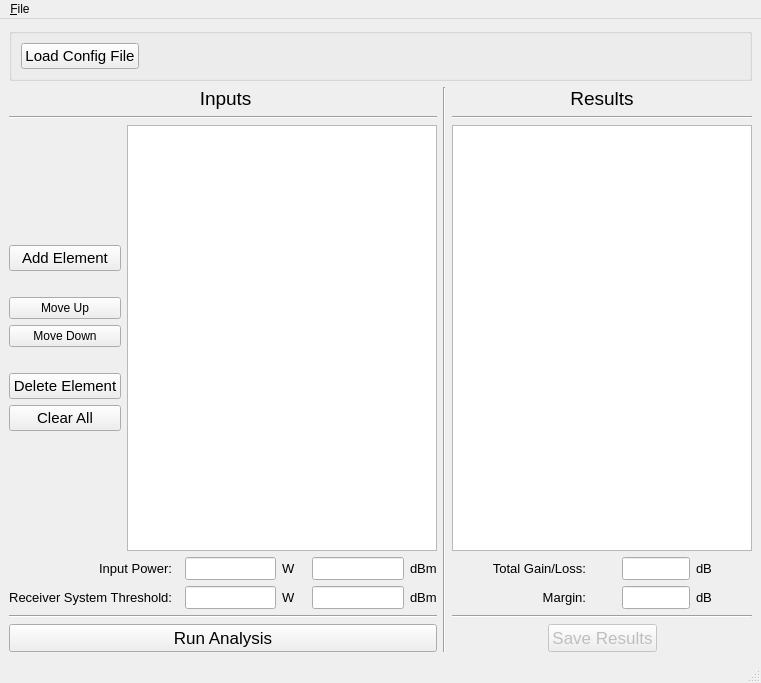
<?xml version="1.0" encoding="UTF-8"?>
<ui version="4.0">
 <class>MainWindow</class>
 <widget class="QMainWindow" name="MainWindow">
  <property name="geometry">
   <rect>
    <x>0</x>
    <y>0</y>
    <width>761</width>
    <height>683</height>
   </rect>
  </property>
  <property name="windowTitle">
   <string>MainWindow</string>
  </property>
  <widget class="QWidget" name="centralwidget">
   <layout class="QVBoxLayout" name="verticalLayout">
    <item>
     <widget class="QGroupBox" name="groupBox">
      <property name="sizePolicy">
       <sizepolicy hsizetype="Preferred" vsizetype="Preferred">
        <horstretch>0</horstretch>
        <verstretch>0</verstretch>
       </sizepolicy>
      </property>
      <property name="title">
       <string/>
      </property>
      <layout class="QFormLayout" name="formLayout">
       <item row="0" column="0">
        <widget class="QPushButton" name="btn_load_config">
         <property name="font">
          <font>
           <pointsize>11</pointsize>
          </font>
         </property>
         <property name="toolTip">
          <string>(optional) Load pre-configured link budget from YAML file</string>
         </property>
         <property name="text">
          <string>Load Config File</string>
         </property>
        </widget>
       </item>
       <item row="0" column="1">
        <widget class="QLabel" name="lbl_config_file">
         <property name="text">
          <string/>
         </property>
        </widget>
       </item>
      </layout>
     </widget>
    </item>
    <item>
     <layout class="QGridLayout" name="gridLayout">
      <item row="5" column="3">
       <layout class="QHBoxLayout" name="horizontalLayout_2">
        <item>
         <spacer name="horizontalSpacer">
          <property name="orientation">
           <enum>Qt::Horizontal</enum>
          </property>
          <property name="sizeHint" stdset="0">
           <size>
            <width>40</width>
            <height>20</height>
           </size>
          </property>
         </spacer>
        </item>
        <item>
         <widget class="QPushButton" name="btn_save_results">
          <property name="enabled">
           <bool>false</bool>
          </property>
          <property name="font">
           <font>
            <pointsize>13</pointsize>
           </font>
          </property>
          <property name="text">
           <string>Save Results</string>
          </property>
         </widget>
        </item>
        <item>
         <spacer name="horizontalSpacer_2">
          <property name="orientation">
           <enum>Qt::Horizontal</enum>
          </property>
          <property name="sizeHint" stdset="0">
           <size>
            <width>40</width>
            <height>20</height>
           </size>
          </property>
         </spacer>
        </item>
       </layout>
      </item>
      <item row="2" column="3">
       <widget class="QTableWidget" name="tbl_results">
        <property name="sizePolicy">
         <sizepolicy hsizetype="MinimumExpanding" vsizetype="Expanding">
          <horstretch>0</horstretch>
          <verstretch>0</verstretch>
         </sizepolicy>
        </property>
        <property name="minimumSize">
         <size>
          <width>300</width>
          <height>0</height>
         </size>
        </property>
        <property name="selectionMode">
         <enum>QAbstractItemView::ContiguousSelection</enum>
        </property>
       </widget>
      </item>
      <item row="0" column="0" colspan="2">
       <widget class="QLabel" name="lbl_elements">
        <property name="sizePolicy">
         <sizepolicy hsizetype="Preferred" vsizetype="Preferred">
          <horstretch>0</horstretch>
          <verstretch>0</verstretch>
         </sizepolicy>
        </property>
        <property name="minimumSize">
         <size>
          <width>0</width>
          <height>0</height>
         </size>
        </property>
        <property name="font">
         <font>
          <pointsize>14</pointsize>
         </font>
        </property>
        <property name="text">
         <string> Inputs</string>
        </property>
        <property name="alignment">
         <set>Qt::AlignCenter</set>
        </property>
       </widget>
      </item>
      <item row="3" column="0" colspan="2">
       <layout class="QGridLayout" name="gridLayout_3">
        <item row="1" column="5">
         <widget class="QLineEdit" name="txt_threshold_dbm">
          <property name="font">
           <font>
            <pointsize>10</pointsize>
           </font>
          </property>
          <property name="inputMask">
           <string/>
          </property>
         </widget>
        </item>
        <item row="0" column="0">
         <widget class="QLabel" name="label_3">
          <property name="font">
           <font>
            <pointsize>10</pointsize>
           </font>
          </property>
          <property name="text">
           <string>Input Power:</string>
          </property>
          <property name="alignment">
           <set>Qt::AlignRight|Qt::AlignTrailing|Qt::AlignVCenter</set>
          </property>
          <property name="buddy">
           <cstring>txt_in_power_W</cstring>
          </property>
         </widget>
        </item>
        <item row="1" column="3">
         <widget class="QLabel" name="label_8">
          <property name="font">
           <font>
            <pointsize>10</pointsize>
           </font>
          </property>
          <property name="text">
           <string>W</string>
          </property>
         </widget>
        </item>
        <item row="0" column="3">
         <widget class="QLabel" name="label_7">
          <property name="font">
           <font>
            <pointsize>10</pointsize>
           </font>
          </property>
          <property name="text">
           <string>W</string>
          </property>
         </widget>
        </item>
        <item row="0" column="4" rowspan="2">
         <spacer name="horizontalSpacer_3">
          <property name="orientation">
           <enum>Qt::Horizontal</enum>
          </property>
          <property name="sizeType">
           <enum>QSizePolicy::MinimumExpanding</enum>
          </property>
          <property name="sizeHint" stdset="0">
           <size>
            <width>10</width>
            <height>20</height>
           </size>
          </property>
         </spacer>
        </item>
        <item row="1" column="0">
         <widget class="QLabel" name="label_5">
          <property name="font">
           <font>
            <pointsize>10</pointsize>
           </font>
          </property>
          <property name="text">
           <string>Receiver System Threshold:</string>
          </property>
          <property name="alignment">
           <set>Qt::AlignRight|Qt::AlignTrailing|Qt::AlignVCenter</set>
          </property>
          <property name="wordWrap">
           <bool>false</bool>
          </property>
          <property name="buddy">
           <cstring>txt_threshold_W</cstring>
          </property>
         </widget>
        </item>
        <item row="0" column="6">
         <widget class="QLabel" name="label_9">
          <property name="font">
           <font>
            <pointsize>10</pointsize>
           </font>
          </property>
          <property name="text">
           <string>dBm</string>
          </property>
         </widget>
        </item>
        <item row="1" column="6">
         <widget class="QLabel" name="label_10">
          <property name="font">
           <font>
            <pointsize>10</pointsize>
           </font>
          </property>
          <property name="text">
           <string>dBm</string>
          </property>
         </widget>
        </item>
        <item row="0" column="2">
         <widget class="QLineEdit" name="txt_in_power_W">
          <property name="sizePolicy">
           <sizepolicy hsizetype="MinimumExpanding" vsizetype="Fixed">
            <horstretch>0</horstretch>
            <verstretch>0</verstretch>
           </sizepolicy>
          </property>
          <property name="minimumSize">
           <size>
            <width>80</width>
            <height>0</height>
           </size>
          </property>
          <property name="font">
           <font>
            <pointsize>10</pointsize>
           </font>
          </property>
          <property name="inputMask">
           <string/>
          </property>
          <property name="text">
           <string/>
          </property>
          <property name="clearButtonEnabled">
           <bool>false</bool>
          </property>
         </widget>
        </item>
        <item row="0" column="5">
         <widget class="QLineEdit" name="txt_in_power_dbm">
          <property name="sizePolicy">
           <sizepolicy hsizetype="MinimumExpanding" vsizetype="Fixed">
            <horstretch>0</horstretch>
            <verstretch>0</verstretch>
           </sizepolicy>
          </property>
          <property name="minimumSize">
           <size>
            <width>50</width>
            <height>0</height>
           </size>
          </property>
          <property name="font">
           <font>
            <pointsize>10</pointsize>
           </font>
          </property>
         </widget>
        </item>
        <item row="1" column="2">
         <widget class="QLineEdit" name="txt_threshold_W">
          <property name="font">
           <font>
            <pointsize>10</pointsize>
           </font>
          </property>
          <property name="clearButtonEnabled">
           <bool>false</bool>
          </property>
         </widget>
        </item>
        <item row="0" column="1" rowspan="2">
         <spacer name="horizontalSpacer_7">
          <property name="orientation">
           <enum>Qt::Horizontal</enum>
          </property>
          <property name="sizeHint" stdset="0">
           <size>
            <width>40</width>
            <height>20</height>
           </size>
          </property>
         </spacer>
        </item>
       </layout>
      </item>
      <item row="1" column="3">
       <widget class="Line" name="line_4">
        <property name="orientation">
         <enum>Qt::Horizontal</enum>
        </property>
       </widget>
      </item>
      <item row="4" column="3">
       <widget class="Line" name="line_5">
        <property name="orientation">
         <enum>Qt::Horizontal</enum>
        </property>
       </widget>
      </item>
      <item row="2" column="1">
       <widget class="QTableWidget" name="tbl_elements">
        <property name="sizePolicy">
         <sizepolicy hsizetype="MinimumExpanding" vsizetype="Expanding">
          <horstretch>0</horstretch>
          <verstretch>0</verstretch>
         </sizepolicy>
        </property>
        <property name="minimumSize">
         <size>
          <width>300</width>
          <height>0</height>
         </size>
        </property>
        <property name="editTriggers">
         <set>QAbstractItemView::AnyKeyPressed|QAbstractItemView::DoubleClicked|QAbstractItemView::EditKeyPressed</set>
        </property>
        <property name="dragEnabled">
         <bool>true</bool>
        </property>
        <property name="dragDropOverwriteMode">
         <bool>false</bool>
        </property>
        <property name="alternatingRowColors">
         <bool>false</bool>
        </property>
        <property name="selectionMode">
         <enum>QAbstractItemView::SingleSelection</enum>
        </property>
        <attribute name="horizontalHeaderStretchLastSection">
         <bool>false</bool>
        </attribute>
        <attribute name="verticalHeaderStretchLastSection">
         <bool>false</bool>
        </attribute>
       </widget>
      </item>
      <item row="2" column="0">
       <layout class="QVBoxLayout" name="verticalLayout_2">
        <item>
         <spacer name="verticalSpacer">
          <property name="orientation">
           <enum>Qt::Vertical</enum>
          </property>
          <property name="sizeHint" stdset="0">
           <size>
            <width>20</width>
            <height>40</height>
           </size>
          </property>
         </spacer>
        </item>
        <item>
         <widget class="QPushButton" name="btn_add_element">
          <property name="font">
           <font>
            <pointsize>11</pointsize>
           </font>
          </property>
          <property name="toolTip">
           <string>asdfasdfasdf</string>
          </property>
          <property name="text">
           <string>Add Element</string>
          </property>
         </widget>
        </item>
        <item>
         <spacer name="verticalSpacer_4">
          <property name="orientation">
           <enum>Qt::Vertical</enum>
          </property>
          <property name="sizeType">
           <enum>QSizePolicy::Minimum</enum>
          </property>
          <property name="sizeHint" stdset="0">
           <size>
            <width>20</width>
            <height>20</height>
           </size>
          </property>
         </spacer>
        </item>
        <item>
         <widget class="QPushButton" name="btn_mv_up">
          <property name="text">
           <string>Move Up</string>
          </property>
         </widget>
        </item>
        <item>
         <widget class="QPushButton" name="btn_mv_dwn">
          <property name="text">
           <string>Move Down</string>
          </property>
         </widget>
        </item>
        <item>
         <spacer name="verticalSpacer_3">
          <property name="orientation">
           <enum>Qt::Vertical</enum>
          </property>
          <property name="sizeType">
           <enum>QSizePolicy::Minimum</enum>
          </property>
          <property name="sizeHint" stdset="0">
           <size>
            <width>20</width>
            <height>20</height>
           </size>
          </property>
         </spacer>
        </item>
        <item>
         <widget class="QPushButton" name="btn_delete_element">
          <property name="font">
           <font>
            <pointsize>11</pointsize>
           </font>
          </property>
          <property name="text">
           <string>Delete Element</string>
          </property>
         </widget>
        </item>
        <item>
         <widget class="QPushButton" name="btn_clear_all">
          <property name="font">
           <font>
            <pointsize>11</pointsize>
           </font>
          </property>
          <property name="text">
           <string>Clear All</string>
          </property>
         </widget>
        </item>
        <item>
         <spacer name="verticalSpacer_2">
          <property name="orientation">
           <enum>Qt::Vertical</enum>
          </property>
          <property name="sizeHint" stdset="0">
           <size>
            <width>20</width>
            <height>40</height>
           </size>
          </property>
         </spacer>
        </item>
       </layout>
      </item>
      <item row="1" column="0" colspan="2">
       <widget class="Line" name="line">
        <property name="orientation">
         <enum>Qt::Horizontal</enum>
        </property>
       </widget>
      </item>
      <item row="4" column="0" colspan="2">
       <widget class="Line" name="line_2">
        <property name="orientation">
         <enum>Qt::Horizontal</enum>
        </property>
       </widget>
      </item>
      <item row="0" column="3">
       <widget class="QLabel" name="lbl_results">
        <property name="sizePolicy">
         <sizepolicy hsizetype="Preferred" vsizetype="Preferred">
          <horstretch>0</horstretch>
          <verstretch>0</verstretch>
         </sizepolicy>
        </property>
        <property name="minimumSize">
         <size>
          <width>0</width>
          <height>0</height>
         </size>
        </property>
        <property name="font">
         <font>
          <pointsize>14</pointsize>
         </font>
        </property>
        <property name="text">
         <string>Results</string>
        </property>
        <property name="alignment">
         <set>Qt::AlignCenter</set>
        </property>
       </widget>
      </item>
      <item row="3" column="3">
       <layout class="QGridLayout" name="gridLayout_2">
        <item row="0" column="4">
         <widget class="QLabel" name="label_2">
          <property name="font">
           <font>
            <pointsize>10</pointsize>
           </font>
          </property>
          <property name="text">
           <string>dB</string>
          </property>
          <property name="buddy">
           <cstring>txt_total</cstring>
          </property>
         </widget>
        </item>
        <item row="0" column="0" rowspan="2">
         <spacer name="horizontalSpacer_5">
          <property name="orientation">
           <enum>Qt::Horizontal</enum>
          </property>
          <property name="sizeType">
           <enum>QSizePolicy::MinimumExpanding</enum>
          </property>
          <property name="sizeHint" stdset="0">
           <size>
            <width>40</width>
            <height>20</height>
           </size>
          </property>
         </spacer>
        </item>
        <item row="0" column="3">
         <widget class="QLineEdit" name="txt_total">
          <property name="font">
           <font>
            <pointsize>10</pointsize>
            <weight>50</weight>
            <bold>false</bold>
           </font>
          </property>
          <property name="alignment">
           <set>Qt::AlignRight|Qt::AlignTrailing|Qt::AlignVCenter</set>
          </property>
          <property name="readOnly">
           <bool>true</bool>
          </property>
         </widget>
        </item>
        <item row="1" column="4">
         <widget class="QLabel" name="label_6">
          <property name="font">
           <font>
            <pointsize>10</pointsize>
           </font>
          </property>
          <property name="text">
           <string>dB</string>
          </property>
          <property name="buddy">
           <cstring>txt_margin</cstring>
          </property>
         </widget>
        </item>
        <item row="0" column="2" rowspan="2">
         <spacer name="horizontalSpacer_4">
          <property name="orientation">
           <enum>Qt::Horizontal</enum>
          </property>
          <property name="sizeType">
           <enum>QSizePolicy::MinimumExpanding</enum>
          </property>
          <property name="sizeHint" stdset="0">
           <size>
            <width>30</width>
            <height>20</height>
           </size>
          </property>
         </spacer>
        </item>
        <item row="1" column="1">
         <widget class="QLabel" name="label_4">
          <property name="font">
           <font>
            <pointsize>10</pointsize>
           </font>
          </property>
          <property name="text">
           <string>Margin:</string>
          </property>
          <property name="alignment">
           <set>Qt::AlignRight|Qt::AlignTrailing|Qt::AlignVCenter</set>
          </property>
          <property name="buddy">
           <cstring>txt_margin</cstring>
          </property>
         </widget>
        </item>
        <item row="1" column="3">
         <widget class="QLineEdit" name="txt_margin">
          <property name="font">
           <font>
            <pointsize>10</pointsize>
           </font>
          </property>
          <property name="alignment">
           <set>Qt::AlignRight|Qt::AlignTrailing|Qt::AlignVCenter</set>
          </property>
          <property name="readOnly">
           <bool>true</bool>
          </property>
         </widget>
        </item>
        <item row="0" column="1">
         <widget class="QLabel" name="label">
          <property name="font">
           <font>
            <pointsize>10</pointsize>
           </font>
          </property>
          <property name="text">
           <string>Total Gain/Loss:</string>
          </property>
          <property name="alignment">
           <set>Qt::AlignRight|Qt::AlignTrailing|Qt::AlignVCenter</set>
          </property>
          <property name="buddy">
           <cstring>txt_total</cstring>
          </property>
         </widget>
        </item>
        <item row="0" column="5" rowspan="2">
         <spacer name="horizontalSpacer_6">
          <property name="orientation">
           <enum>Qt::Horizontal</enum>
          </property>
          <property name="sizeType">
           <enum>QSizePolicy::MinimumExpanding</enum>
          </property>
          <property name="sizeHint" stdset="0">
           <size>
            <width>40</width>
            <height>20</height>
           </size>
          </property>
         </spacer>
        </item>
       </layout>
      </item>
      <item row="5" column="0" colspan="2">
       <widget class="QPushButton" name="btn_run_process">
        <property name="minimumSize">
         <size>
          <width>200</width>
          <height>0</height>
         </size>
        </property>
        <property name="font">
         <font>
          <pointsize>13</pointsize>
         </font>
        </property>
        <property name="text">
         <string>Run Analysis</string>
        </property>
       </widget>
      </item>
      <item row="0" column="2" rowspan="6">
       <widget class="Line" name="line_3">
        <property name="orientation">
         <enum>Qt::Vertical</enum>
        </property>
       </widget>
      </item>
     </layout>
    </item>
   </layout>
  </widget>
  <widget class="QMenuBar" name="menubar">
   <property name="geometry">
    <rect>
     <x>0</x>
     <y>0</y>
     <width>761</width>
     <height>21</height>
    </rect>
   </property>
   <widget class="QMenu" name="menu_File">
    <property name="title">
     <string>&amp;File</string>
    </property>
    <addaction name="action_New"/>
    <addaction name="action_Open"/>
    <addaction name="separator"/>
    <addaction name="action_Save"/>
    <addaction name="separator"/>
    <addaction name="actionExit"/>
   </widget>
   <addaction name="menu_File"/>
  </widget>
  <widget class="QStatusBar" name="statusbar"/>
  <action name="action_New">
   <property name="text">
    <string>&amp;New</string>
   </property>
   <property name="shortcut">
    <string>Ctrl+N</string>
   </property>
  </action>
  <action name="action_Open">
   <property name="text">
    <string>&amp;Open</string>
   </property>
   <property name="shortcut">
    <string>Ctrl+O</string>
   </property>
  </action>
  <action name="actionOpen_Recent">
   <property name="text">
    <string>Open &amp;Recent</string>
   </property>
  </action>
  <action name="action_Save">
   <property name="text">
    <string>&amp;Save Input Config</string>
   </property>
   <property name="shortcut">
    <string>Ctrl+S</string>
   </property>
  </action>
  <action name="actionExit">
   <property name="text">
    <string>&amp;Exit</string>
   </property>
   <property name="shortcut">
    <string>Ctrl+Q</string>
   </property>
  </action>
  <action name="actionSave_Results">
   <property name="text">
    <string>Save Results</string>
   </property>
  </action>
 </widget>
 <tabstops>
  <tabstop>btn_load_config</tabstop>
  <tabstop>btn_add_element</tabstop>
  <tabstop>btn_delete_element</tabstop>
  <tabstop>btn_clear_all</tabstop>
  <tabstop>txt_in_power_W</tabstop>
  <tabstop>txt_threshold_dbm</tabstop>
  <tabstop>btn_run_process</tabstop>
  <tabstop>btn_save_results</tabstop>
  <tabstop>txt_total</tabstop>
  <tabstop>txt_margin</tabstop>
  <tabstop>tbl_elements</tabstop>
  <tabstop>tbl_results</tabstop>
  <tabstop>txt_in_power_dbm</tabstop>
  <tabstop>txt_threshold_W</tabstop>
 </tabstops>
 <resources/>
 <connections>
  <connection>
   <sender>btn_load_config</sender>
   <signal>clicked()</signal>
   <receiver>MainWindow</receiver>
   <slot>open_config_clicked()</slot>
   <hints>
    <hint type="sourcelabel">
     <x>32</x>
     <y>52</y>
    </hint>
    <hint type="destinationlabel">
     <x>130</x>
     <y>0</y>
    </hint>
   </hints>
  </connection>
  <connection>
   <sender>action_Open</sender>
   <signal>triggered()</signal>
   <receiver>MainWindow</receiver>
   <slot>open_config_clicked()</slot>
   <hints>
    <hint type="sourcelabel">
     <x>-1</x>
     <y>-1</y>
    </hint>
    <hint type="destinationlabel">
     <x>399</x>
     <y>299</y>
    </hint>
   </hints>
  </connection>
  <connection>
   <sender>btn_add_element</sender>
   <signal>clicked()</signal>
   <receiver>MainWindow</receiver>
   <slot>add_element_clicked()</slot>
   <hints>
    <hint type="sourcelabel">
     <x>77</x>
     <y>244</y>
    </hint>
    <hint type="destinationlabel">
     <x>97</x>
     <y>109</y>
    </hint>
   </hints>
  </connection>
  <connection>
   <sender>btn_run_process</sender>
   <signal>clicked()</signal>
   <receiver>MainWindow</receiver>
   <slot>run_process_clicked()</slot>
   <hints>
    <hint type="sourcelabel">
     <x>183</x>
     <y>647</y>
    </hint>
    <hint type="destinationlabel">
     <x>46</x>
     <y>459</y>
    </hint>
   </hints>
  </connection>
  <connection>
   <sender>action_Save</sender>
   <signal>triggered()</signal>
   <receiver>MainWindow</receiver>
   <slot>save_config_clicked()</slot>
   <hints>
    <hint type="sourcelabel">
     <x>-1</x>
     <y>-1</y>
    </hint>
    <hint type="destinationlabel">
     <x>398</x>
     <y>296</y>
    </hint>
   </hints>
  </connection>
  <connection>
   <sender>actionExit</sender>
   <signal>triggered()</signal>
   <receiver>MainWindow</receiver>
   <slot>close()</slot>
   <hints>
    <hint type="sourcelabel">
     <x>-1</x>
     <y>-1</y>
    </hint>
    <hint type="destinationlabel">
     <x>398</x>
     <y>296</y>
    </hint>
   </hints>
  </connection>
  <connection>
   <sender>action_New</sender>
   <signal>triggered()</signal>
   <receiver>MainWindow</receiver>
   <slot>new_clicked()</slot>
   <hints>
    <hint type="sourcelabel">
     <x>-1</x>
     <y>-1</y>
    </hint>
    <hint type="destinationlabel">
     <x>398</x>
     <y>296</y>
    </hint>
   </hints>
  </connection>
  <connection>
   <sender>btn_delete_element</sender>
   <signal>clicked()</signal>
   <receiver>MainWindow</receiver>
   <slot>delete_element_clicked()</slot>
   <hints>
    <hint type="sourcelabel">
     <x>93</x>
     <y>402</y>
    </hint>
    <hint type="destinationlabel">
     <x>61</x>
     <y>331</y>
    </hint>
   </hints>
  </connection>
  <connection>
   <sender>btn_clear_all</sender>
   <signal>clicked()</signal>
   <receiver>MainWindow</receiver>
   <slot>clear_all_clicked()</slot>
   <hints>
    <hint type="sourcelabel">
     <x>98</x>
     <y>434</y>
    </hint>
    <hint type="destinationlabel">
     <x>99</x>
     <y>459</y>
    </hint>
   </hints>
  </connection>
  <connection>
   <sender>txt_in_power_W</sender>
   <signal>editingFinished()</signal>
   <receiver>MainWindow</receiver>
   <slot>input_power_W_edited()</slot>
   <hints>
    <hint type="sourcelabel">
     <x>196</x>
     <y>574</y>
    </hint>
    <hint type="destinationlabel">
     <x>76</x>
     <y>557</y>
    </hint>
   </hints>
  </connection>
  <connection>
   <sender>txt_threshold_W</sender>
   <signal>editingFinished()</signal>
   <receiver>MainWindow</receiver>
   <slot>threshold_W_edited()</slot>
   <hints>
    <hint type="sourcelabel">
     <x>218</x>
     <y>597</y>
    </hint>
    <hint type="destinationlabel">
     <x>59</x>
     <y>612</y>
    </hint>
   </hints>
  </connection>
  <connection>
   <sender>txt_in_power_dbm</sender>
   <signal>editingFinished()</signal>
   <receiver>MainWindow</receiver>
   <slot>input_power_dbm_edited()</slot>
   <hints>
    <hint type="sourcelabel">
     <x>323</x>
     <y>568</y>
    </hint>
    <hint type="destinationlabel">
     <x>363</x>
     <y>575</y>
    </hint>
   </hints>
  </connection>
  <connection>
   <sender>txt_threshold_dbm</sender>
   <signal>editingFinished()</signal>
   <receiver>MainWindow</receiver>
   <slot>threshold_dbm_edited()</slot>
   <hints>
    <hint type="sourcelabel">
     <x>331</x>
     <y>591</y>
    </hint>
    <hint type="destinationlabel">
     <x>496</x>
     <y>656</y>
    </hint>
   </hints>
  </connection>
  <connection>
   <sender>tbl_elements</sender>
   <signal>cellDoubleClicked(int,int)</signal>
   <receiver>MainWindow</receiver>
   <slot>input_table_double_clicked()</slot>
   <hints>
    <hint type="sourcelabel">
     <x>288</x>
     <y>244</y>
    </hint>
    <hint type="destinationlabel">
     <x>391</x>
     <y>78</y>
    </hint>
   </hints>
  </connection>
  <connection>
   <sender>btn_save_results</sender>
   <signal>clicked()</signal>
   <receiver>MainWindow</receiver>
   <slot>save_config_clicked()</slot>
   <hints>
    <hint type="sourcelabel">
     <x>613</x>
     <y>637</y>
    </hint>
    <hint type="destinationlabel">
     <x>713</x>
     <y>635</y>
    </hint>
   </hints>
  </connection>
  <connection>
   <sender>btn_mv_up</sender>
   <signal>clicked()</signal>
   <receiver>MainWindow</receiver>
   <slot>move_up_clicked()</slot>
   <hints>
    <hint type="sourcelabel">
     <x>70</x>
     <y>307</y>
    </hint>
    <hint type="destinationlabel">
     <x>12</x>
     <y>272</y>
    </hint>
   </hints>
  </connection>
  <connection>
   <sender>btn_mv_dwn</sender>
   <signal>clicked()</signal>
   <receiver>MainWindow</receiver>
   <slot>move_down_clicked()</slot>
   <hints>
    <hint type="sourcelabel">
     <x>109</x>
     <y>333</y>
    </hint>
    <hint type="destinationlabel">
     <x>104</x>
     <y>353</y>
    </hint>
   </hints>
  </connection>
 </connections>
 <slots>
  <slot>open_config_clicked()</slot>
  <slot>add_element_clicked()</slot>
  <slot>run_process_clicked()</slot>
  <slot>save_config_clicked()</slot>
  <slot>new_clicked()</slot>
  <slot>delete_element_clicked()</slot>
  <slot>input_table_modified()</slot>
  <slot>clear_all_clicked()</slot>
  <slot>input_power_W_edited()</slot>
  <slot>input_power_dbm_edited()</slot>
  <slot>threshold_W_edited()</slot>
  <slot>threshold_dbm_edited()</slot>
  <slot>rename_element_clicked()</slot>
  <slot>input_table_double_clicked()</slot>
  <slot>move_up_clicked()</slot>
  <slot>move_down_clicked()</slot>
 </slots>
</ui>
